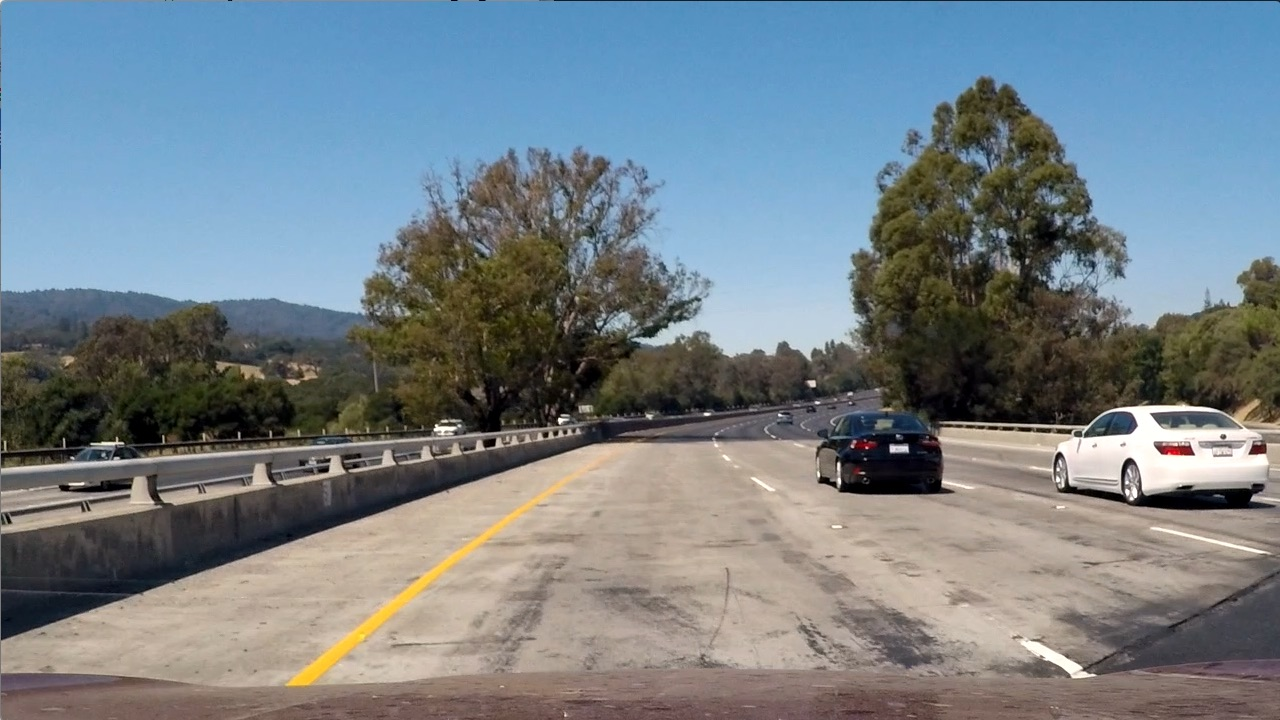
#> input picture test_images/test1.jpg, 1280 x 720 px, given as the content of the folder project_datasets/vehicles/, which was not available
$ jupyter execute --allow-errors P5.ipynb   (shell and % lines are left out)   (older library calls are emulated)   (text cells are left out)
#> lines starting #> are read from the running program, lines starting #| are printed output that depends on the picture; pictures that were not available may be replaced by others from this repository, and a replacement may not be noted
[cell 1]
# Imports

import matplotlib.image as mpimg
import matplotlib.pyplot as plt
import numpy as np
import cv2
import os
import glob
from skimage.feature import hog
from sklearn.preprocessing import StandardScaler
import time
from sklearn.svm import LinearSVC
# NOTE: the next import is only valid
# for scikit-learn version <= 0.17
# if you are using scikit-learn >= 0.18 then use this:
from sklearn.model_selection import train_test_split
# else use this:
#from sklearn.cross_validation import train_test_split

import pickle

from scipy.ndimage.measurements import label

[cell 2]
# Read in all the vehicles and non-vehicle images
# Randomly display one example for vehicle and non-vehicle images

path_v = 'project_datasets/vehicles/'
path_nv = 'project_datasets/non-vehicles/'

images_cars = os.listdir(path_v)
images_notcars = os.listdir(path_nv)

cars = []
notcars = []

for image_c in images_cars:
        cars.extend(glob.glob(path_v+image_c+'/*'))

for image_nc in images_notcars:
        notcars.extend(glob.glob(path_nv+image_nc+'/*'))

[cell 3]
# Explore data

print('Number of vehicle images: ', len(cars))
print('Number of non-vehicle images: ', len(notcars))

# Choose random car / not-car indices and plot example images
car_ind = np.random.randint(0, len(cars))
notcar_ind = np.random.randint(0, len(notcars))

# Read in car / not-car images
#car_image = mpimg.imread(cars[car_ind])
#notcar_image = mpimg.imread(notcars[notcar_ind])

car_image = cv2.imread(cars[car_ind])
#> car_image is the input picture: shape (720, 1280, 3); mean B, G, R 135.5, 128.7, 117.5
car_image = cv2.cvtColor(car_image, cv2.COLOR_BGR2RGB)

notcar_image = cv2.imread(notcars[car_ind])
notcar_image = cv2.cvtColor(notcar_image, cv2.COLOR_BGR2RGB)


# Plot the examples
fig = plt.figure()
plt.subplot(121)
plt.title('Example Car Image')
plt.imshow(car_image)
plt.subplot(122)
plt.title('Example Not-car Image')
plt.imshow(notcar_image); #semi-colon to supress unwanted output
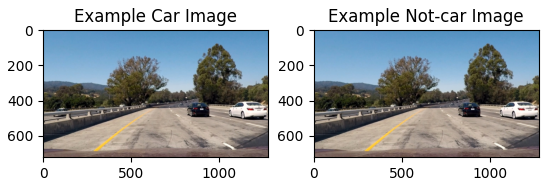
#> figure drawn by matplotlib, 2 panels
#| image= (720, 1280, 3)

[cell 4]
# Define a function to compute binned color feature
# This is scaling down the resolution of an image
def bin_spatial(img, size=(32, 32), vis='False'):
#> called with size = (32, 32), vis = 'True'
    small_img = cv2.resize(img, size)
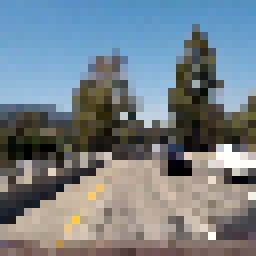
#> small_img: shape (32, 32, 3) (shown 8 times larger); mean R, G, B 117.3, 128.5, 135.6
    # Use cv2.resize().ravel() to create the feature vector
    feature = small_img.ravel()
#> feature = 3072 values, max 255 at index 1813, min 0 at index 1737, mean 127.1
    # Return the feature vector
    if (vis == 'False'):
        return feature
    else:
        return feature,  small_img

[cell 5]
# Test bin_spatial()

# Generate a random index to look at a car image
ind = np.random.randint(0, len(cars))
# Read in the image
#image_s = mpimg.imread(cars[ind])

image_s = cv2.imread(cars[ind])
image_s = cv2.cvtColor(image_s, cv2.COLOR_BGR2RGB)


print("image=", image_s.shape)
# Define spatial bin parameters
size=(32, 32)
feature_bin, small_image = bin_spatial(image_s, size=size, vis='True')
#> feature_bin has the same summary as feature in bin_spatial
print("small_image=", small_image.shape)
#| small_image= (32, 32, 3)
print("feature=", feature_bin.shape)
#| feature= (3072,)
# Plot the examples
fig = plt.figure()
plt.subplot(121)
plt.imshow(image_s)
plt.title('Example Car Image')
plt.subplot(122)
plt.plot(feature_bin)
plt.title('Spatial Bin Visualization');
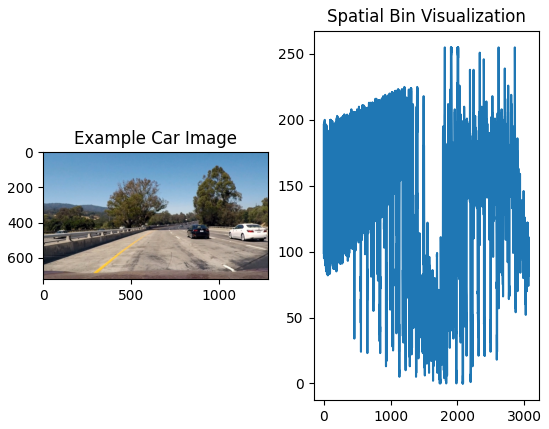
#> figure drawn by matplotlib, 2 panels; panel 2: curve peaks at x = 1813, y = 255

[cell 6]
# Define a function to compute color histogram feature
# NEED TO CHANGE bins_range if reading .png files with mpimg!
def color_hist(img, nbins=32, bins_range=(0, 256),vis='False'):
    # Compute the histogram of the color channels separately
    # Take histograms in R, G, and B
#> called with nbins = 32, bins_range = (0, 256), vis = 'True'
    rhist = np.histogram(img[:,:,0], bins=nbins, range=bins_range)
    ghist = np.histogram(img[:,:,1], bins=nbins, range=bins_range)
    bhist = np.histogram(img[:,:,2], bins=nbins, range=bins_range)
    # Concatenate the histograms into a single feature vector
    hist_feature = np.concatenate((rhist[0], ghist[0], bhist[0]))
#> hist_feature = 96 values, max 111331 at index 89, min 936 at index 60, mean 28800
    # Return the individual histograms, bin_centers and feature vector
    if (vis == 'False'):
        return hist_feature
    else:
        return hist_feature, rhist, ghist, bhist

[cell 7]
# Test color_hist()

# Generate a random index to look at a car image
ind = np.random.randint(0, len(cars))
# Read in the image
#image_h = mpimg.imread(cars[ind]) #histogram scale [0,1]
image = cv2.imread(cars[ind]) #histogram scale [0,255]
image_h = cv2.cvtColor(image, cv2.COLOR_BGR2RGB)

# Define histogram of color parameters
nbins = 32
bins_range=(0, 256)

hist_feature, rhist, ghist, bhist  = color_hist(image_h, nbins=nbins, bins_range=bins_range, vis='True')

# Generating bin centers
bin_edges = rhist[1]
#> bin_edges = 33 values from 0 to 256
bin_centers = (bin_edges[1:]  + bin_edges[0:len(bin_edges)-1])/2
#> bin_centers = 32 values from 4 to 252

# Plot the example image and histogram
fig = plt.figure(figsize=(20,10))

plt.subplot(231)
plt.imshow(image_h)
plt.title('Example Car Image')

plt.subplot(232)
plt.plot(hist_feature)
plt.title('Histogram of Color Visualization')

plt.subplot(234)
plt.bar(bin_centers, rhist[0])
plt.xlim(0, 256)
plt.title('R Histogram')

plt.subplot(235)
plt.bar(bin_centers, ghist[0])
plt.xlim(0, 256)
plt.title('G Histogram')

plt.subplot(236)
plt.bar(bin_centers, bhist[0])
plt.xlim(0, 256)
plt.title('B Histogram');
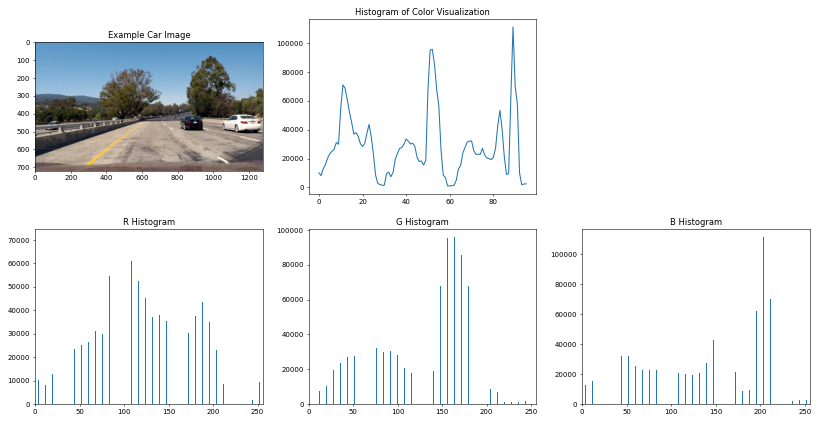
#> figure drawn by matplotlib, 5 panels; panel 2: curve peaks at x = 89, y = 111331; panel 3: tallest bar 71144 high, from x = 91.6 to 92.4; panel 4: tallest bar 95802 high, from x = 163.6 to 164.4; panel 5: tallest bar 111331 high, from x = 203.6 to 204.4

[cell 8]
# Define a function to return HOG features and visualization
def get_hog_features(img, orient, pix_per_cell, cell_per_block, vis=False, feature_vec=True):
    if vis == True:
        # Use skimage.hog() to get both features and a visualization
        features, hog_image = hog(img,
                                  orientations=orient,
                                  pixels_per_cell=(pix_per_cell, pix_per_cell),
                                  cells_per_block=(cell_per_block, cell_per_block),
                                  transform_sqrt=False,
                                  visualise=True,
                                  feature_vector=False)
                                  #block_norm='L2-Hys')
        return features, hog_image
    else:
        # Use skimage.hog() to get features only
        features = hog(img,
                       orientations=orient,
                       pixels_per_cell=(pix_per_cell, pix_per_cell),
                       cells_per_block=(cell_per_block, cell_per_block),
                       transform_sqrt=False,
                       visualise=False,
                       feature_vector=feature_vec)
                       #block_norm='L2-Hys')
        return features

[cell 9]
# Test get_hog_features()

# Generate a random index to look at a car image
ind = np.random.randint(0, len(cars))
# Read in the image
#image = mpimg.imread(cars[ind])
image = cv2.imread(cars[ind])
image = cv2.cvtColor(image, cv2.COLOR_BGR2RGB)
gray = cv2.cvtColor(image, cv2.COLOR_RGB2GRAY)
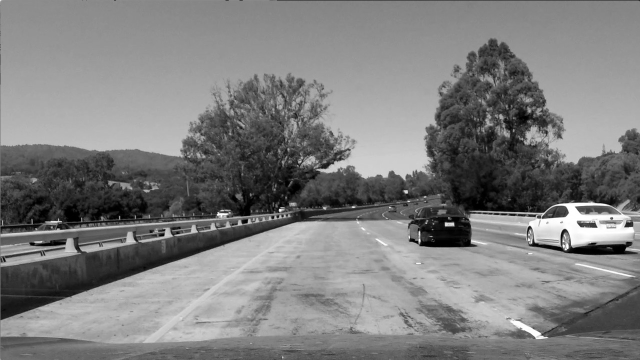
#> gray: shape (720, 1280) (shown at 1/2 size); min 0, max 255, mean 126.1
# Define HOG parameters
orient = 9
pix_per_cell = 8
cell_per_block = 2
# Call our function with vis=True to see an image output
features, hog_image = get_hog_features(gray, orient,
                        pix_per_cell, cell_per_block,
                        vis=True, feature_vec=False)
#> in get_hog_features, `features, hog_image = hog(img, orientations=orient, pixels_per_cell=(p..`:
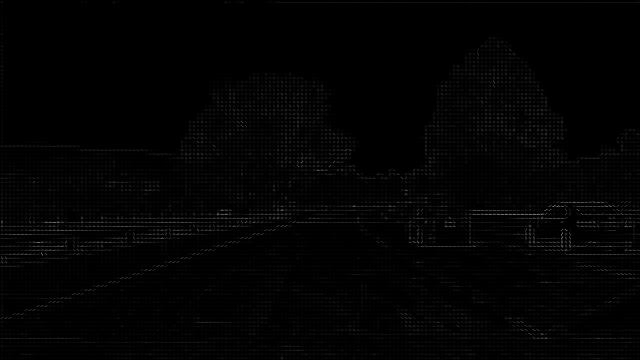
#> hog_image: shape (720, 1280) float64 (shown at 1/2 size); min 0, max 89.14, mean 1.1; drawn with min black and max white

# Plot the examples
fig = plt.figure()
plt.subplot(121)
plt.imshow(image, cmap='gray')
plt.title('Example Car Image')
plt.subplot(122)
plt.imshow(hog_image, cmap='gray')
plt.title('HOG Visualization');

[cell 10]
# Define a function to extract features from a list of images
# Have this function call bin_spatial() and color_hist()
def extract_features(imgs, color_space='RGB', spatial_size=(32, 32),
                        hist_bins=32, orient=9,
                        pix_per_cell=8, cell_per_block=2, hog_channel=0,
                        spatial_feat=True, hist_feat=True, hog_feat=True):
    # Create a list to append feature vectors to
#> called with color_space = 'YCrCb', spatial_size = (32, 32), hist_bins = 32, orient = 9, pix_per_cell = 8, cell_per_block = 2, hog_channel = 0, spatial_feat = True
    features = []
    # Iterate through the list of images
    for file in imgs:
        file_features = []
        # Read in each one by one
        #image = mpimg.imread(file)
        image = cv2.imread(file)
        image = cv2.cvtColor(image, cv2.COLOR_BGR2RGB)

        # apply color conversion if other than 'RGB'
        if color_space != 'RGB':
                if color_space == 'HSV':
                    feature_image = cv2.cvtColor(image, cv2.COLOR_RGB2HSV)
                elif color_space == 'LUV':
                    feature_image = cv2.cvtColor(image, cv2.COLOR_RGB2LUV)
                elif color_space == 'HLS':
                    feature_image = cv2.cvtColor(image, cv2.COLOR_RGB2HLS)
                elif color_space == 'YUV':
                    feature_image = cv2.cvtColor(image, cv2.COLOR_RGB2YUV)
                elif color_space == 'YCrCb':
                    feature_image = cv2.cvtColor(image, cv2.COLOR_RGB2YCrCb)
#> feature_image: shape (720, 1280, 3); mean of channels 0, 1, 2 126.1, 121.9, 133.3
        else: feature_image = np.copy(image)


        if spatial_feat == True:
            spatial_features = bin_spatial(feature_image, size=spatial_size)
#> spatial_features = 3072 values, max 255 at index 1911, min 0 at index 1833, mean 127
            file_features.append(spatial_features)
        if hist_feat == True:
            # Apply color_hist()
            hist_features = color_hist(feature_image, nbins=hist_bins)
#> hist_features = 96 values, max 278444 at index 48, min 0 at index 32, mean 28800
            file_features.append(hist_features)
        if hog_feat == True:
        # Call get_hog_features() with vis=False, feature_vec=True
            if hog_channel == 'ALL':
                hog_features = []
                for channel in range(feature_image.shape[2]):
                    hog_features.append(get_hog_features(feature_image[:,:,channel],
                                        orient, pix_per_cell, cell_per_block,
                                        vis=False, feature_vec=True))
                hog_features = np.ravel(hog_features)
            else:
                hog_features = get_hog_features(feature_image[:,:,hog_channel], orient,
                            pix_per_cell, cell_per_block, vis=False, feature_vec=True)
            # Append the new feature vector to the features list
            file_features.append(hog_features)
        features.append(np.concatenate(file_features))
    # Return list of feature vectors
    return features

[cell 11]
# normalize feature
def normalize(car_features, notcar_features):
    # Create an array stack of feature vectors
    X = np.vstack((car_features, notcar_features)).astype(np.float64)
    # Fit a per-column scaler
    X_scaler = StandardScaler().fit(X)
    # Apply the scaler to X
    scaled_X = X_scaler.transform(X)
    return X, scaled_X

[cell 12]
# Plot an example of raw and scaled features
def plot_image_info(img1, d1, d2, t1, t2, t3):
    fig = plt.figure(figsize=(12,4))
    plt.subplot(131)
    plt.imshow(cv2.cvtColor(cv2.imread(img1), cv2.COLOR_BGR2RGB))
    plt.title(t1)
    plt.subplot(132)
    plt.plot(d1)
    plt.title(t2)
    plt.subplot(133)
    plt.plot(d2)
    plt.title(t3)
    fig.tight_layout()

[cell 13]
# Test normalize() and plot_image_info()

color_space='YCrCb'
spatial_size=(32, 32)
hist_bins=32
orient=9
pix_per_cell=8
cell_per_block=2
hog_channel=0
spatial_feat=True
hist_feat=True
hog_feat=True

t=time.time()
car_features = extract_features(cars,
                                color_space=color_space,
                                spatial_size=spatial_size,
                                hist_bins=hist_bins,
                                orient=orient,
                                pix_per_cell=pix_per_cell,
                                cell_per_block=cell_per_block,
                                hog_channel=hog_channel,
                                spatial_feat=spatial_feat,
                                hist_feat=hist_feat,
                                hog_feat=hog_feat)
#> car_features = 1 item


notcar_features = extract_features(notcars,
                                   color_space=color_space,
                                   spatial_size=spatial_size,
                                   hist_bins=hist_bins,
                                   orient=orient,
                                   pix_per_cell=pix_per_cell,
                                   cell_per_block=cell_per_block,
                                   hog_channel=hog_channel,
                                   spatial_feat=spatial_feat,
                                   hist_feat=hist_feat,
                                   hog_feat=hog_feat)
#> notcar_features = 1 item
t2 = time.time()
print(round(t2-t, 2), 'Seconds to extract features...')

if len(car_features) > 0:
    X, scaled_X = normalize(car_features, notcar_features)
    car_ind = np.random.randint(0, len(cars))
#> car_ind = 0
    # Plot an example of raw and scaled features
    plot_image_info(cars[car_ind], X[car_ind], scaled_X[car_ind],
                'Original Image', 'Raw Features', 'Normalized Features')
else:
    print('Your function only returns empty feature vectors...')
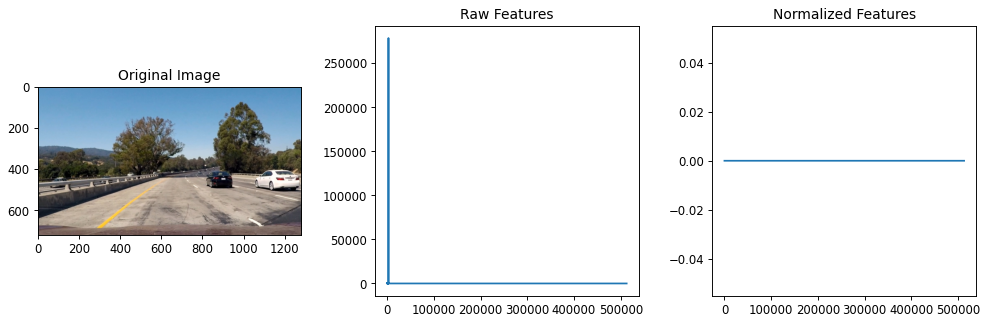
#> figure drawn by matplotlib, 3 panels; panel 2: curve peaks at x = 3120, y = 278444

[cell 14]
# Train a linear SVM

def classifier(car_features, notcar_features, X, scaled_X):
    # Define the labels vector
    y = np.hstack((np.ones(len(car_features)), np.zeros(len(notcar_features))))


    # Split up data into randomized training and test sets
    rand_state = np.random.randint(0, 100)
    X_train, X_test, y_train, y_test = train_test_split(
        scaled_X, y, test_size=0.2, random_state=rand_state)

    print('Using:',orient,'orientations',pix_per_cell,
        'pixels per cell and', cell_per_block,'cells per block')
    print('Feature vector length:', len(X_train[0]))
    # Use a linear SVC
    svc = LinearSVC()
    # Check the training time for the SVC
    t=time.time()
    svc.fit(X_train, y_train)
    t2 = time.time()
    print(round(t2-t, 2), 'Seconds to train SVC...')
    # Check the score of the SVC
    print('Test Accuracy of SVC = ', round(svc.score(X_test, y_test), 4))
    # Check the prediction time for a single sample
    t=time.time()
    n_predict = 10
    print('My SVC predicts: ', svc.predict(X_test[0:n_predict]))
    print('For these',n_predict, 'labels: ', y_test[0:n_predict])
    t2 = time.time()
    print(round(t2-t, 5), 'Seconds to predict', n_predict,'labels with SVC')

[cell 15]
# Combining and tuning parameters to get best performance
def feature_classifier(color_space = 'YCrCb', # Can be RGB, HSV, LUV, HLS, YUV, YCrCb
                       spatial_size = (32, 32),
                       hist_bins=32,
                       orient = 9,
                       pix_per_cell = 8,
                       cell_per_block = 2,
                       hog_channel = 'ALL', # Can be 0, 1, 2, or "ALL"
                       spatial_feat=True,
                       hist_feat=True,
                       hog_feat=True):

    t=time.time()


    car_features = extract_features(cars,
                                color_space=color_space,
                                spatial_size=spatial_size,
                                hist_bins=hist_bins,
                                orient=orient,
                                pix_per_cell=pix_per_cell,
                                cell_per_block=cell_per_block,
                                hog_channel=hog_channel,
                                spatial_feat=spatial_feat,
                                hist_feat=hist_feat,
                                hog_feat=hog_feat)
#> car_features = 1 item


    notcar_features = extract_features(notcars,
                                   color_space=color_space,
                                   spatial_size=spatial_size,
                                   hist_bins=hist_bins,
                                   orient=orient,
                                   pix_per_cell=pix_per_cell,
                                   cell_per_block=cell_per_block,
                                   hog_channel=hog_channel,
                                   spatial_feat=spatial_feat,
                                   hist_feat=hist_feat,
                                   hog_feat=hog_feat)
#> notcar_features = 1 item

    t2 = time.time()
    print(round(t2-t, 2), 'Seconds to extract features...')

    X, scaled_X = normalize(car_features, notcar_features)

    classifier(car_features, notcar_features, X, scaled_X)
#> in classifier, `y = np.hstack((np.ones(len(car_features)), np.zeros(len(notcar_feature..`: y = [1, 0]
#> in classifier, `X_train, X_test, y_train, y_test = train_test_split( scaled_X, y, test..`: y_train = [1]; y_test = [0]
#| Feature vector length: 1531476

#> (a cell that did not finish here is left out)

#> (a cell that did not finish here is left out)

#| Feature vector length: 1531476

#> (a cell that did not finish here is left out)

#| Feature vector length: 1531476

#> (a cell that did not finish here is left out)

#| Feature vector length: 1531476

#> (a cell that did not finish here is left out)

#| Feature vector length: 1531476

[cell 21]
feature_classifier(color_space = 'RGB', # Can be RGB, HSV, LUV, HLS, YUV, YCrCb
                   spatial_size = (32, 32),
                   hist_bins=32,
                   orient = 9,
                   pix_per_cell = 8,
                   cell_per_block = 2,
                   hog_channel = 'ALL', # Can be 0, 1, 2, or "ALL"
                   spatial_feat=True,
                   hist_feat=True,
                   hog_feat=True)
